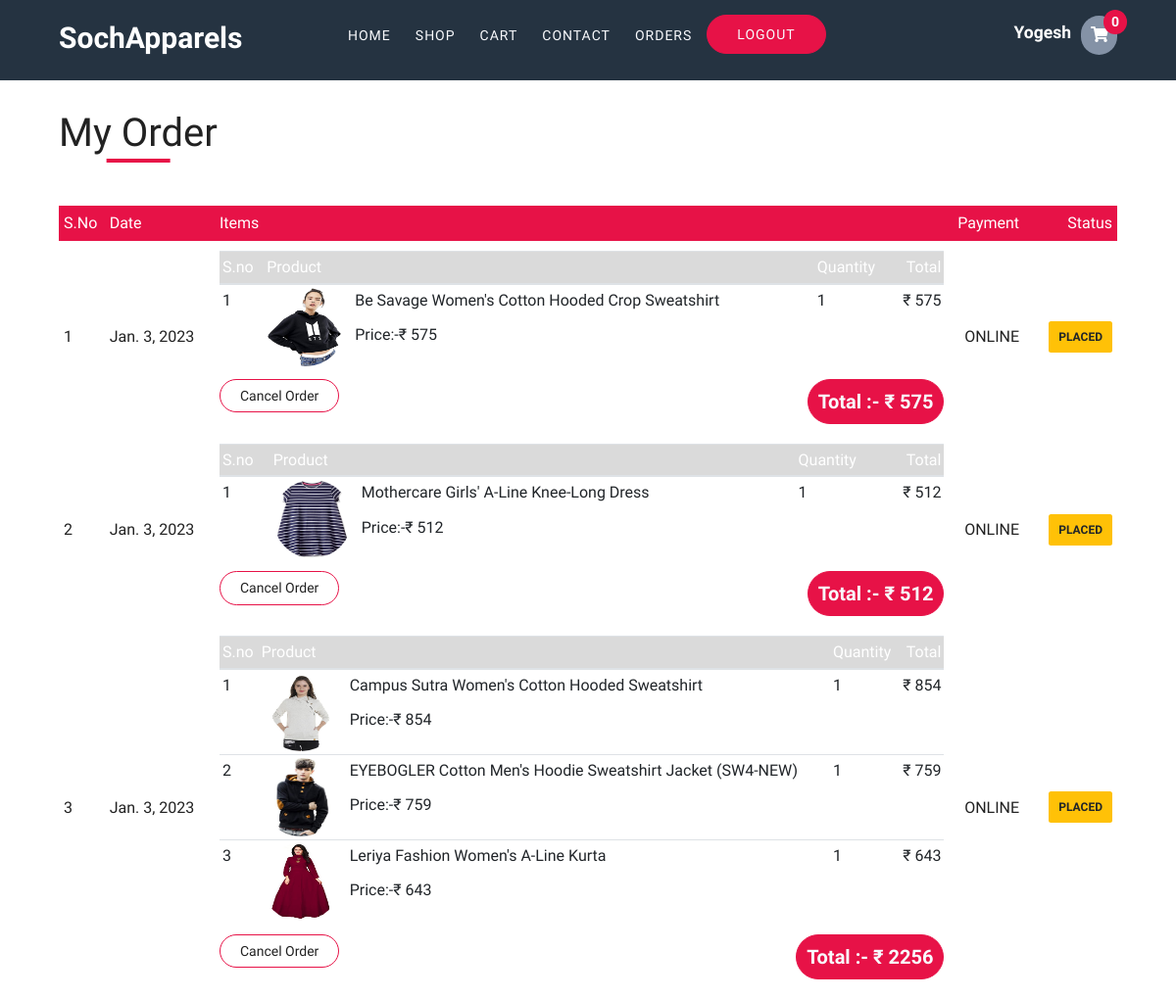
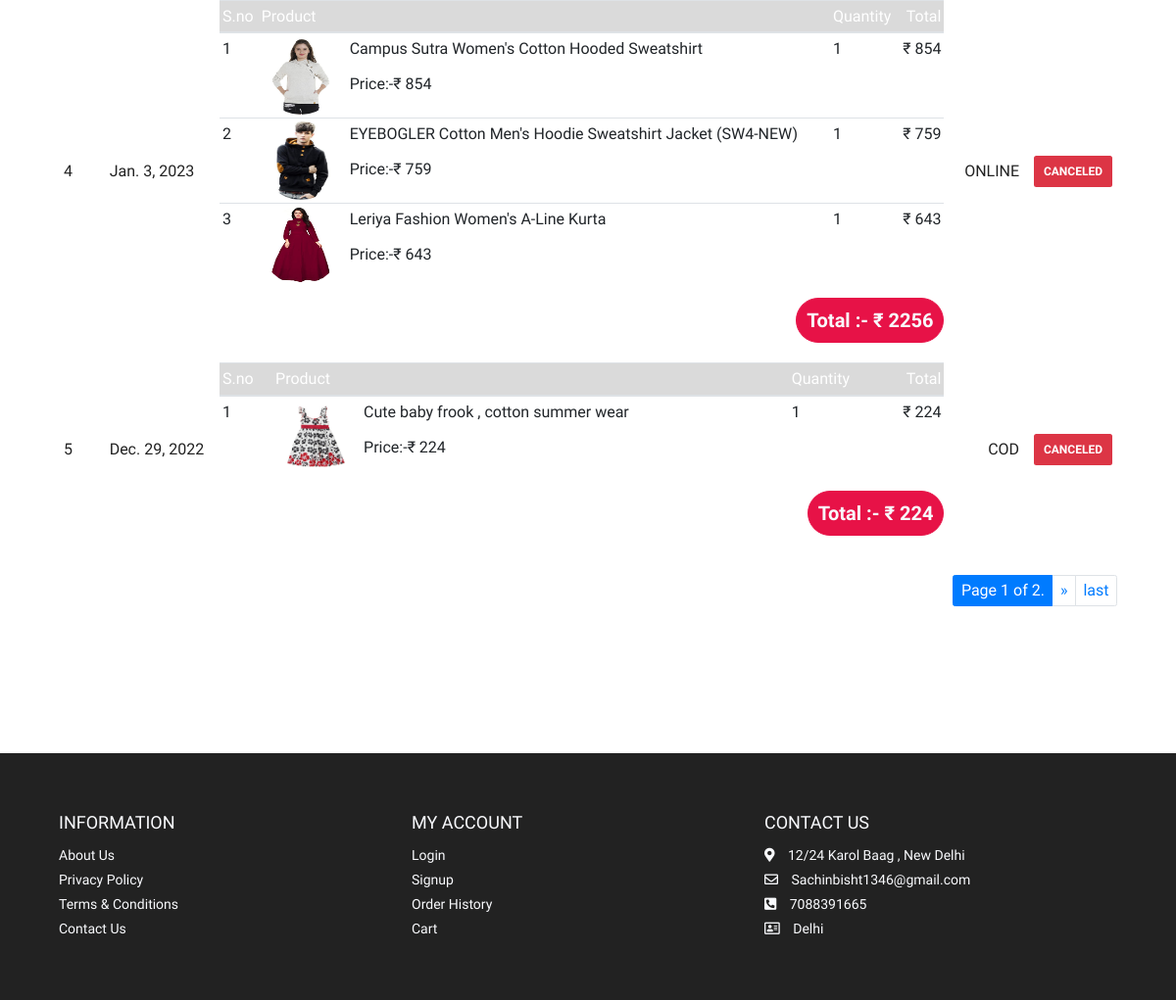
The app's page /orders/ (signed in) with its own data (2 pictures, top to bottom).
### store/models/index.py (models this page shows, shortened)
class WebsiteDetail(models.Model):
    website_name = models.CharField(max_length=50)
    website_logo = models.ImageField(upload_to="media/images/", height_field=None, width_field=None, max_length=None)
    website_description = models.CharField(max_length=250)
    favicon_icon = models.ImageField(upload_to="media/images/", height_field=None, width_field=None, max_length=None)
    hero_image = models.ImageField(upload_to="media/images/", height_field=None, width_field=None,
    max_length=None)
    hero_headline = models.CharField(max_length=200)
    offer_headine = models.CharField(max_length=50)
    offer_image = models.ImageField(upload_to="media/images/", height_field=None, width_field=None, max_length=None)
    offer_text = models.CharField(max_length=50)
    location = models.CharField(max_length=150)
    email_1 = models.EmailField(max_length=254)
    email_2 = models.EmailField(max_length=254)
    mobile_1 = models.CharField(max_length=10)
    mobile_2 = models.CharField(max_length=10)
    city = models.CharField(max_length=20)

### store/models/order.py (models this page shows, shortened)
class Order(models.Model):
    orderStatus: Tuple = (
        ('PENDING', "Pending"),
        ('PLACED', "Placed"),
        ('CANCELED', "Canceled"),
        ('COMPLETE', "Completed"),
    )
    method: Tuple = (
        ('COD', "COD"),
        ('ONLINE', "Online")
    )
    order_status = models.CharField(max_length=25, choices=orderStatus)
    payment_method = models.CharField(max_length=50, choices=method)
    user = models.ForeignKey(User, on_delete=models.CASCADE)
    shipping_address = models.CharField(null=False, max_length=255)
    phone = models.CharField(null=False, max_length=10)
    total = models.IntegerField(null=False)
    date = models.DateTimeField(null=False, auto_now_add=True)

class Order_Item(models.Model):
    order = models.ForeignKey(Order, on_delete=models.CASCADE)
    cloth = models.ForeignKey(Cloth, on_delete=models.CASCADE)
    size = models.ForeignKey(Size_Variant, on_delete=models.CASCADE)
    quantity = models.IntegerField(null=False)
    price = models.IntegerField(null=False)
    date = models.DateTimeField(null=False, auto_now_add=True)

### store/models/cloth.py (models this page shows, shortened)
class Cloth(models.Model):
    cloth_slug = models.CharField(null=True, default="", unique= True, max_length=200)
    cloth_name = models.CharField(max_length=150)
    cloth_description = models.CharField(max_length=500)
    cloth_image = models.ImageField(upload_to="media/images/", height_field=None, width_field=None, max_length=None)
    cloth_discount = models.IntegerField(default = 0)
    ocassion = models.ForeignKey(Occasion, on_delete=models.CASCADE)
    brand = models.ForeignKey(Brand, on_delete=models.CASCADE)
    sub_category = models.ForeignKey(Sub_Category, on_delete=models.CASCADE)
    category = models.ForeignKey(Category, on_delete=models.CASCADE)
    color = models.ForeignKey(Color, on_delete=models.CASCADE)
    created = models.DateTimeField(auto_now_add=True)

### store/views/order.py (the view)
# urls.py: path('orders/', login_required(OrderView.as_view(),login_url="/login/") , name="Orders"),
class OrderView(View):
    def get(self, request) -> HttpResponse:
        page: int = request.GET.get('page')
        user = request.user
        orders: Order = Order.objects.filter(user=user).order_by('-date').exclude(order_status="PENDING")
        page = 1 if not page else page
        paginator: Paginator = Paginator(orders, 5)
        page_object = paginator.get_page(page)
        context: Dict = {
            "page_object": page_object,
        }
        return render(request, 'store/order.html', context=context)

### store/templatetags/cloth_tags.py (called while the page is built)
@register.simple_tag
def faviconIcon() -> str:
    favicon = website.favicon_icon.url
    return favicon

@register.simple_tag
def get_address() -> str:
    return website.location

@register.simple_tag
def get_email_1() -> str:
    return website.email_1

@register.simple_tag
def get_mobile_1() -> str:
    return website.mobile_1

@register.simple_tag
def get_city() -> str:
    return website.city

@register.simple_tag
def get_name() -> str:
    return website.website_name

@register.simple_tag
def get_order_status(order_status: str) -> str:
    if order_status == "COMPLETE":
        return "success"
    elif order_status == "CANCELED":
        return "danger"
    else:
        return "warning"

@register.simple_tag
def disable_cancel_order_button(order_status: str) -> str:
    if order_status == "COMPLETE" and order_status == "CANCELED":
        return "disable"
    return ""

@register.simple_tag
def multiply(a: int, b: int) -> int:
    try:
        return a * b
    except:
        a, b = 0, 0
        return a * b

@register.filter
def rupee(number: int) -> str:
    return f'₹ {number}'

### store/templates/store/order.html (shortened to what this page needs)
{% extends 'store/layout.html' %}
{% load cloth_tags %}
{% block body %}
 <div class="container mt-5 cart">
    <h1 class="primaryCart__title">My Order</h1>
    {% if page_object  %}
    <table>
        <thead>
      <tr>
        <th>S.No</th>
        <th>Date</th>
        <th>Items</th>
          <th><span class="float-right">Payment</span></th>
        <th>Status</th>
      </tr>
    </thead>
      <tbody>
          {% for order in page_object %}
          <tr>
              <td>{{forloop.counter}}</td>
              <td>{{order.date|date}}</td>
              <td>
                  <table class="px-5 table table-sm">
                    <thead >
                        <tr class="table-active">
                            <th>S.no</th>
                            <th>Product</th>
                            <th>Quantity</th>
                            <th>Total</th>
                        </tr>
                    </thead>
                    <tbody>
                        {% for oi in order.order_item_set.all %}
                        <tr>
                            <td>{{forloop.counter}}</td>
                            <td>
                                <div class="cart-info">
                                  <img height="70px" class="rounded-circle" src="{{oi.cloth.cloth_image.url}}" alt="">
                                  <div>
                                    <p>{{oi.cloth.cloth_name}}</p>
                                    <span>Price:-{{oi.price|rupee}} </span>
                                  </div>
                                </div>
                              </td>
                            <td>{{oi.quantity}}</td>
                            <td>{% multiply oi.quantity oi.price as result %}{{result|rupee}}</td>
                        </tr>
                        {% endfor %}
                    </tbody>
                  </table>
                  {% if order.order_status != "COMPLETE" and order.order_status != "CANCELED" %}
                    <a href="/cancel_order/?oddl={{order.id}}"><button type="button"class="float-left cancel_order {% disable_cancel_order_button order.order_status %} " data-toggle="modal" data-target="#exampleModal">
                      Cancel Order
                    </button></a>
                    {% endif  %}
                  <h2><span class="float-right  p-3 m-0 order_total ">Total :- {{order.total|rupee}}</span></h2>
              </td>
              <td><span class="float-right">{{order.payment_method}}</span></td>
              <td>
                  <span class="badge badge-{% get_order_status order.order_status %} p-3">{{order.order_status}}</span></td>
          </tr>
        {% endfor %}
    </tbody>
    </table>
    <nav aria-label="Page navigation example">
      <ul class="pagination justify-content-end">
          <li class="page-item active">
              <a href="" class="page-link"> Page {{ page_object.number }} of {{ page_object.paginator.num_pages }}.</a>
          </li>
          {% if page_object.has_next %}
              <li class="page-item">
                  <a class="page-link" href="?page={{ page_object.next_page_number }}">&raquo;</a>
              </li>
              <li class="page-item">
                  <a class="page-link"  href="?page={{ page_object.paginator.num_pages }}">last</a>
              </li>
          {% endif %}
      </ul>
  </nav>
  {% else %}
  <div class="no-order">
    <h3>You did't make any order!..... Please make sure you are login</h3>
  </div>
  {% endif %}
  </div>
{% endblock %}

### store/templates/store/layout.html (shortened to what this page needs)
<!DOCTYPE html>
<html lang="en">
{% load static %}
{% load cloth_tags %}
<head>
  <link rel="stylesheet" href="https://stackpath.bootstrapcdn.com/bootstrap/4.4.1/css/bootstrap.min.css">
  <link rel="stylesheet" href="https://cdnjs.cloudflare.com/ajax/libs/Glide.js/3.4.1/css/glide.core.css" />
  <link rel="stylesheet" href="https://cdnjs.cloudflare.com/ajax/libs/Glide.js/3.4.1/css/glide.theme.css" />
  <link rel="stylesheet" href="https://cdnjs.cloudflare.com/ajax/libs/font-awesome/5.15.1/css/all.min.css" />
  <link rel="stylesheet" href="{%static 'store/style.css' %}" />
</head>
<body>
  <div class="navigation nav_color">
    <div class="container">
      <nav class="nav__center">
        <div class="nav__header">
          <div class="nav__logo">
            <h1>{% get_name %}</h1>
          </div>
        </div>
        <div class="nav__menu">
          <ul class="nav__list">
            <li class="nav__item">
              <a href="/" class="nav__link">Home</a>
            </li>
            <li class="nav__item">
              <a href="/store" class="nav__link">Shop</a>
            </li>
            <li class="nav__item">
              <a href="/cart" class="nav__link">Cart</a>
            </li>
            <li class="nav__item">
              <a href="/contact" class="nav__link ">Contact</a>
            </li>
            {% if request.user.is_authenticated %}
            <li class="nav__item">
              <a href="/orders" class="nav__link">Orders</a>
            </li>
            <li class="nav__item">
              <a href="/logout" class="nav__link">Logout</a>
            </li>
            {% endif %}
          </ul>
          <ul class="nav__icons">
              {% if request.user.is_authenticated %}
              <h3  class="text-white mr-3">{{request.user.first_name}}</h3>
              {% endif %}
            <a href="/cart" class="icon__item">
              <i class="fas fa-shopping-cart" aria-hidden="true"></i>
              <span id="cart">{{request.session.cart|length}}</span>
            </a>
          </ul>
        </div>
      </nav>
    </div>
  </div>
  {% block body %} {% endblock %}
   <footer id="footer" class="section footer">
    <div class="container">
        <div class="footer__top">
            <div class="footer-top__box">
                <h3>INFORMATION</h3>
                <a href="/about">About Us</a>
                <a href="#">Privacy Policy</a>
                <a href="#">Terms & Conditions</a>
                <a href="/contact">Contact Us</a>
            </div>
            <div class="footer-top__box">
                <h3>MY ACCOUNT</h3>
                <a href="/login">Login</a>
                <a href="/registration">Signup</a>
                <a href="/orders">Order History</a>
                <a href="/cart">Cart</a>
            </div>
            <div class="footer-top__box">
                <h3>CONTACT US</h3>
                <div>
                    <span>
                        <i class="fas fa-map-marker-alt"></i>
                    </span>
                    {% get_address %}
                </div>
                <div>
                    <span>
                        <i class="far fa-envelope"></i>
                    </span>
                    {% get_email_1 %}
                </div>
                <div>
                    <span>
                        <i class="fas fa-phone-square-alt"></i>
                    </span>
                    {% get_mobile_1 %}
                </div>
                <div>
                    <span>
                        <i class="far fa-address-card"></i>
                    </span>
                    {% get_city %}
                </div>
            </div>
        </div>
    </div>
</footer>
</body>
</html>

### store/static/store/style.css (style rules this page uses)
:root { --default-color: #e71247; --default-color2: #d64569; --dark-color: #222; --dark-color-alt: #3c4858; --grey-color: #f9fafd; --grey-color-alt: #8492a6; --yellow: #ffcc00; --white: #fff; }
*, *::after, *::before { padding: 0; margin: 0; box-sizing: border-box; }
html { scroll-behavior: smooth; font-size: 62.5%; }
body { position: relative; font-family: "Dosis", sans-serif; font-size: 1.6rem; font-weight: 400; line-height: 1.6; min-height: 100%; color: var(--dark-color); background-color: var(--white); }
li, ul { list-style: none; }
a { text-decoration: none; }
img { max-width: 100%; max-height: 100%; }
h2, h3, h4 { font-weight: 600; }
.container { max-width: 114rem; padding: 0 1rem; margin: 0 auto; }
@media only screen and (max-width: 1200px) { .container { padding: 0 3rem; } }
.navigation { position: relative; padding: 1.5rem 0; z-index: 100; }
.nav_color { background: #253341; }
.nav__center { display: grid; grid-template-columns: 1fr 3fr; align-items: center; }
.nav__header .nav__logo h1 { font-size: 3rem; font-weight: 700; color: var(--white); }
.nav__icons i { width: 1.7rem; height: 1.7rem; }
.nav__menu { display: flex; justify-content: space-between; align-items: center; }
.nav__menu .nav__list { display: flex; justify-content: space-between; padding: 0 1.5rem; }
.nav__list .nav__item:not(:last-child) { margin-right: 0.5rem; }
.nav__item .nav__link:link, .nav__item .nav__link:visited { display: inline-block; padding: 1rem; color: var(--grey-color); text-transform: uppercase; font-weight: 500; font-size: 1.4rem; letter-spacing: 1px; transition: all 300ms ease-in-out; }
.nav__menu .nav__item:last-child .nav__link { background-color: var(--default-color); padding: 0.8rem 3rem; border-radius: 10rem; border: 1px solid var(--default-color); transition: all 300ms ease-in-out; }
.nav__icons { display: flex; align-items: center; }
.nav__icons .icon__item { color: var(--grey-color); padding: 1rem; }
.nav__icons .icon__item i { color:white; }
.nav__icons .icon__item:last-child { position: relative; background-color: var(--grey-color-alt); padding: 0.7rem 1rem; border-radius: 5rem; }
.nav__icons .icon__item:last-child span { position: absolute; background-color: var(--default-color); display: inline-block; top: -0.6rem; right: -1rem; border-radius: 50%; padding: 0.1rem 0.8rem; font-size: 1.4rem; font-weight: 800; }
.section { padding: 5rem 0; }
.primaryCart__title { text-align: center; font-size: 4rem; display: inline-block; position: relative; margin-bottom:5rem; }
.primary__title::after , .primaryCart__title::after { content: ""; position: absolute; bottom: -15%; left: 50%; transform: translate(-50%, -50%); width: 40%; margin: 0 auto; height: 0.4rem; background-color: var(--default-color); }
.pagination { padding: 3rem 0 5rem 0; }
.cart { margin: 10rem auto; min-height: 26.7vh; }
table { width: 100%; border-collapse: collapse; }
.cart-info { display: flex; flex-wrap: wrap; }
th { text-align: left; padding: 0.5rem; color: #fff; background-color: var(--default-color); font-weight: normal; }
td { padding: 1rem 0.5rem; }
td a { color: var(--default-color); font-size: 1.4rem; }
td img { width: 8rem; height: 8rem; margin-right: 1rem; }
td:last-child { text-align: right; }
th:last-child { text-align: right; }
.footer { bottom:0; background-color: var(--dark-color); padding: 6rem 1rem; line-height: 2.5rem; }
.footer-top__box span { margin-right: 1rem; }
.footer__top { display: grid; grid-template-columns: repeat(3, 1fr); color: var(--grey-color); }
.footer-top__box a:link, .footer-top__box a:visited { display: block; color: var(--grey); font-size: 1.4rem; transition: 0.6s; }
.footer-top__box div { color: var(--grey); font-size: 1.4rem; }
.footer-top__box h3 { font-size: 1.8rem; font-weight: 400; margin-bottom: 1rem; }
.order_total { background-color: var(--default-color); padding: 0.5rem 1.8rem; border-radius: 10rem; border: 1px solid var(--default-color); transition: all 300ms ease-in-out; color : var(--grey-color); }
.cancel_order { background-color: transparent; color: var(--dark-color); padding: 0.5rem 2rem; border-radius: 10rem; border: 1px solid var(--default-color); }

### records on screen
WebsiteDetail: website_name "SochApparels", location "12/24 Karol Baag , New Delhi", email_1 "Sachinbisht1346@gmail.com", mobile_1 "7088391665", city "Delhi"
Order: date "Jan. 3, 2023", total "₹ 575", payment_method "ONLINE", order_status "PLACED"
Order_Item: cloth.cloth_image (picture), cloth.cloth_name "Be Savage Women's Cotton Hooded Crop Sweatshirt", price "₹ 575", quantity "1", result "₹ 575"
Order: date "Jan. 3, 2023", total "₹ 512", payment_method "ONLINE", order_status "PLACED"
Order_Item: cloth.cloth_image (picture), cloth.cloth_name "Mothercare Girls' A-Line Knee-Long Dress", price "₹ 512", quantity "1", result "₹ 512"
Order: date "Jan. 3, 2023", total "₹ 2256", payment_method "ONLINE", order_status "PLACED"
Order_Item: cloth.cloth_image (picture), cloth.cloth_name "Campus Sutra Women's Cotton Hooded Sweatshirt", price "₹ 854", quantity "1", result "₹ 854"
Order_Item: cloth.cloth_image (picture), cloth.cloth_name "EYEBOGLER Cotton Men's Hoodie Sweatshirt Jacket (SW4-NEW)", price "₹ 759", quantity "1", result "₹ 759"
Order_Item: cloth.cloth_image (picture), cloth.cloth_name "Leriya Fashion Women's A-Line Kurta", price "₹ 643", quantity "1", result "₹ 643"
Order: date "Jan. 3, 2023", total "₹ 2256", payment_method "ONLINE", order_status "CANCELED"
Order_Item: cloth.cloth_image (picture), cloth.cloth_name "Campus Sutra Women's Cotton Hooded Sweatshirt", price "₹ 854", quantity "1", result "₹ 854"
Order_Item: cloth.cloth_image (picture), cloth.cloth_name "EYEBOGLER Cotton Men's Hoodie Sweatshirt Jacket (SW4-NEW)", price "₹ 759", quantity "1", result "₹ 759"
Order_Item: cloth.cloth_image (picture), cloth.cloth_name "Leriya Fashion Women's A-Line Kurta", price "₹ 643", quantity "1", result "₹ 643"
Order: date "Dec. 29, 2022", total "₹ 224", payment_method "COD", order_status "CANCELED"
Order_Item: cloth.cloth_image (picture), cloth.cloth_name "Cute baby frook , cotton summer wear", price "₹ 224", quantity "1", result "₹ 224"

### other values on screen
{{ request.user.first_name }} "Yogesh"
{{ request.session.cart|length }} "0"
{{ page_object.number }} "1"
{{ page_object.paginator.num_pages }} "2"
